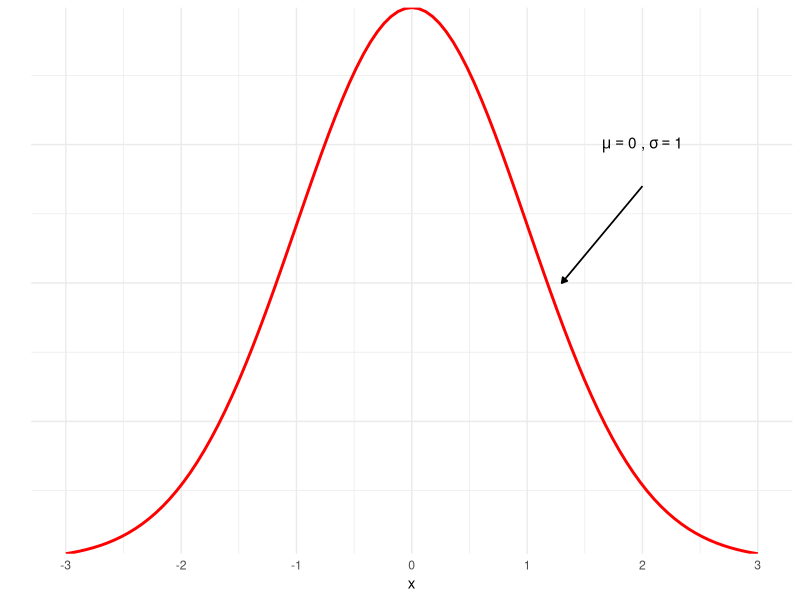

The R source for this figure:
## ---- chunk 1
library(ggplot2)
ggplot(data.frame(x=c(-3,3)), aes(x)) +
  stat_function(fun=dnorm, args=list(mean=0, sd=1),
                geom="line", colour="red", size=1) +
  scale_x_continuous(breaks = seq(-3,3), label = seq(-3,3)) +
  scale_y_continuous(expand= c(0,0)) +
  annotate(geom = "text", x = 2, y = 0.3, parse = TRUE,
           label = "mu==0 ~ ',' ~ sigma == 1") +
  annotate("segment", x = 2, xend = 1.3, y = 0.27, yend = 0.2, colour = "black",
           size=0.6, arrow=arrow(length = unit(0.15, "cm"), type = "closed")) +
  labs(x = "x", y= "") +
  theme_minimal() +
  theme(axis.text.y = element_blank(),
        axis.line.y = element_blank(),
        axis.ticks.y = element_blank())
